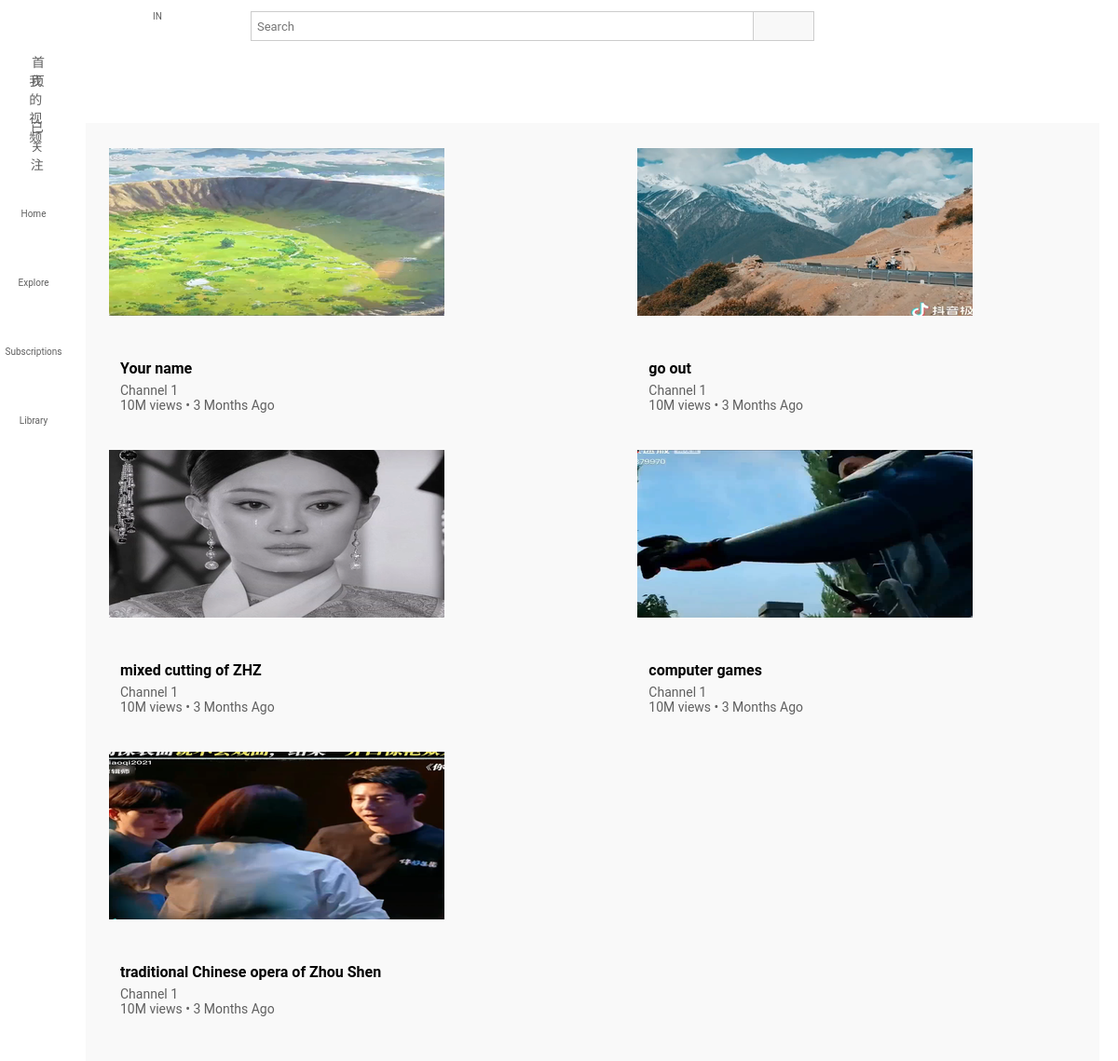
The page / on the database its author committed.
### tables this page shows
CREATE TABLE Videos (
    Video_ID INTEGER PRIMARY KEY AUTOINCREMENT,
    User_ID INTEGER NOT NULL,
    Upload_Time TEXT NOT NULL,
    Title TEXT NOT NULL,
    Description TEXT,
    Views INTEGER DEFAULT 0,
    Likes INTEGER DEFAULT 0,
    Video_URL TEXT NOT NULL,
    Picture_URL TEXT,
    FOREIGN KEY (User_ID) REFERENCES Users (User_ID)
);

### app.py (the view)
@app.route('/')
def index():
    username = session.get('user_name')
    conn = sqlite3.connect('db.sqlite')  # 使用 SQLite 数据库
    conn.row_factory = sqlite3.Row  # 使得返回的查询结果为字典格式
    videos = conn.execute('SELECT * FROM videos').fetchall()  # 从数据库中获取所有视频
    conn.close()
    return render_template('index.html', videos=videos, username=username)

### Youtube-Clone/templates/index.html (shortened to what this page needs)
<!DOCTYPE html>
<html>
<head>
	<link rel="stylesheet" type="text/css" href="/static/css/styles.css">
</head>
<body>
	<header class = "header-container stick">
		<div class = "container">
			<div class = "guide-button-box">
				<span class="iconify hamburger" data-icon="ci:hamburger" data-inline="false"></span>
			</div>
			<div class = "logo">
				<img class = "logo-img" src = "/static/Resources/youtube_logo.webp">
				<span class = "country-code">IN</span>
			</div>
		</div>
		<div class = "search-container">
			<form action="/search" method="GET">
				<input type="text" placeholder="Search" name="user_request">
      				<button type="submit">
      				</button>
			</form>
		</div>
		<div class="user-d">
			<button class="user-btn">
			</button>
			<button class="user-btn">
			</button>
			<button class="user-btn">
			</button>
			<a href="/login">
				<button class="user-btn">
				</button>
			</a>
		</div>
	</header>
		<div class = "sidebar">
			<div class="sidebar-category" onclick="showContent('home')">
				<span class="iconify user-icon" data-icon="ci:home-alt-fill" data-inline="false"></span>
				<span>首页</span>
			</div>
			<div class="sidebar-category" onclick="showContent('myVideos')">
				<span class="iconify user-icon" data-icon="ic:baseline-video-library" data-inline="false"></span>
				<span>我的视频</span>
			</div>
			<div class="sidebar-category" onclick="showContent('subscriptions')">
				<span class="iconify user-icon" data-icon="ic:baseline-subscriptions" data-inline="false"></span>
				<span>已关注</span>
			</div>
			<div class = "sidebar-category-sml">
				<span class="iconify user-icon selected-img" data-icon="ci:home-alt-fill" data-inline="false"></span>
				<span>Home</span>
			</div>
			<div class = "sidebar-category-sml">
				<span class="iconify user-icon" data-icon="ic:baseline-explore" data-inline="false"></span>
				<span>Explore</span>
			</div>
			<div class = "sidebar-category-sml">
				<span class="iconify user-icon" data-icon="ic:baseline-subscriptions" data-inline="false"></span>
				<span>Subscriptions</span>
			</div>
			<div class = "sidebar-category-sml">
				<span class="iconify user-icon" data-icon="ic:baseline-video-library" data-inline="false"></span>
				<span>Library</span>
			</div>
		</div>
	<div class = "main-content" id="home">
		<div class = "videos">
			<div class = "videos-container">
				{% if videos %}
					{% for video in videos %}
						<div class = "video" onclick="playVideo('{{ video.Video_URL }}', '{{ video.video_id }}')">
							<div class = "video-thumbnail">
								<img src="{{video.picture_url}}" alt = "" />
							</div>
							<div class = "video-details">
								<div class = "author">
								</div>
								<div class = "title">
									<h3>{{video.title}}</h3>
										<a href="">Channel 1</a>
									<span>10M views • 3 Months Ago</span>
								</div>
							</div>
						</div>
					{% endfor %}
				{% else %}
					<p>No videos available.</p>
				{% endif %}
			</div>
		</div>
	</div>
</body>
</html>

### Youtube-Clone/static/css/styles.css (style rules this page uses)
body { margin: 0; padding: 0; scroll-padding-top: 56px; overflow: hidden; background-color: #fff; }
.header-container { display: flex; justify-content: space-between; height: 56px; overflow: hidden; background-color: #fff; }
.container { display: flex; align-items: center; }
.guide-button-box { display: flex; justify-content: center; align-items: center; height: 40px; width: 40px; padding: 8px 2px 8px 10px; }
.hamburger { height: 24px; width: 24px; }
.country-code { margin: 12px 10px 0 -10px; color: #606060; font-size: 10px; font-family: Roboto, Arial, sans-serif; }
.logo { display: flex; height: 56px; }
.logo-img { height: 56px; }
.user-d { width: 225px; }
.search-container { flex-grow: 1; min-width: 40px; max-width: 728px; display: flex; align-items: center; justify-content: center; }
.search-container input { height: 26px; min-width: 0px; width: 526px; padding: 2px 6px; border: 1px solid #CCCCCC; color: #000000; font: 13px Roboto, Noto, sans-serif; }
.search-container button { float: right; height: 32px; width: 65px; padding: 1px 6px; background: #f8f8f8; border: 1px solid #CCCCCC; border-left: 0px; cursor: pointer; }
.iconify { height: 24px; width: 24px; color: #606060; }
.user-d { display: flex; width: 225px; align-items: center; justify-content: space-evenly; padding-right: 16px; }
.user-d button { height: 40px; width: 40px; border: none; background-color: #ffffff; }
.user-btn { background: none; border: none; cursor: pointer; }
.stick { position: -webkit-sticky; position: sticky; top: 0; left: 0; width: 100%; }
.sidebar { height: 100%; width: 240px; background-color: #fff; position: -webkit-fixed; position: fixed; top: 56px; left: 0; overflow-y: hidden; }
.sidebar-category { display: flex; align-items: center; padding: 0px 24px; height: 40px; font: 14px Roboto, Noto, sans-serif; color: #606060; }
.user-icon { text-decoration: none; height: 24px; width: 24px; padding: 0px 24px 0px 0px; }
.selected-img { color: #ff0000; }
.sidebar-category-sml { height: 44px; width: 72px; font: 10px Roboto, Noto, sans-serif; color: #606060; padding-top: 16px; padding-bottom: 14px; display: grid; justify-items: center; align-items: center; }
.main-content { margin: 24px 0px 0px 0px; position: -webkit-fixed; position: fixed; left: 240px; top: 88px; right: 0; width: auto; height: 100%; overflow-y: scroll; display: flex; align-items: center; justify-content: center; }
.main-content { padding: 20px; }
.videos { background-color: #f9f9f9; padding: 15px 25px 50px 25px; }
.videos-container { flex-direction: row; justify-content: space-between; flex-wrap: wrap; display: flex; grid-template-columns: repeat(auto-fill, minmax(340px, 1fr)); grid-column: span 4; justify-items: center; margin-top: 12px; padding-bottom: 100px; grid-row-gap: 10px; }
.video { width: auto; height: auto; margin: 0 10px 30px 0; cursor: pointer; }
.video-thumbnail { width: 100%; height: auto; }
.video-thumbnail img { object-fit: cover; height: 100%; width: 100%; }
.video-details { display: flex; margin-top: 10px; padding-right: 24px; font: 14px Roboto, Arial, sans-serif; color: rgb(96, 96, 96); }
.title { display: flex; flex-direction: column; }
.title h3 { color: rgb(3, 3, 3); line-height: 18px; margin-bottom: 6px; font-size: 16px; }
.title a { text-decoration: none; color: rgb(96, 96, 96); font: inherit; }
@media (max-width: 1330px) { .sidebar { height: 100%; width: 72px; } }
@media (max-width: 1330px) { .header-navbar, .main-content { left: 72px; } }
@media (max-width: 1330px) { .user-icon { padding: 0; margin-bottom: 6px; } }
@media (max-width: 1330px) { .sidebar-category-sml { display: grid; } }

### rows shown on the page
Videos: picture_url (picture), title "Your name"
Videos: picture_url (picture), title "go out"
Videos: picture_url (picture), title "mixed cutting of ZHZ"
Videos: picture_url (picture), title "computer games"
Videos: picture_url (picture), title "traditional Chinese opera of Zhou Shen"
